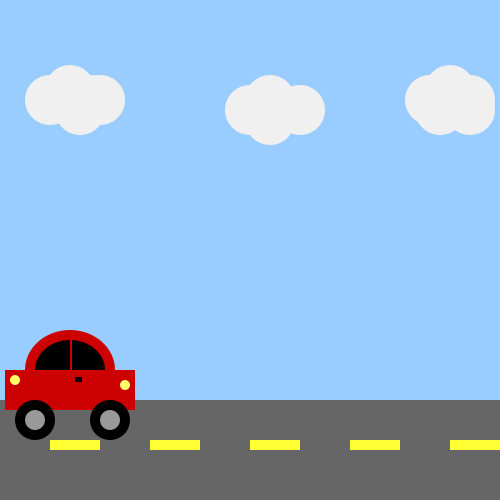
Frame 1 (no input)
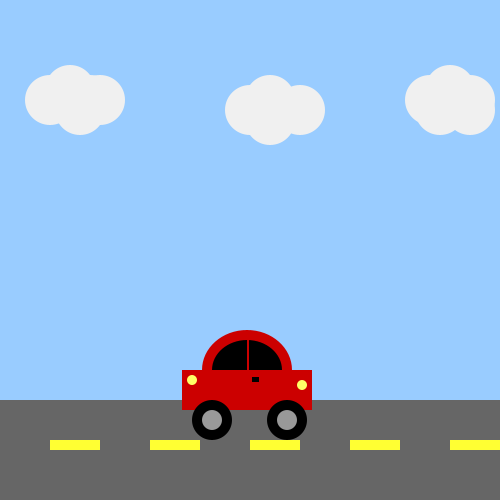
Frame 60 (the mouse pressed at the canvas centre just before this capture)
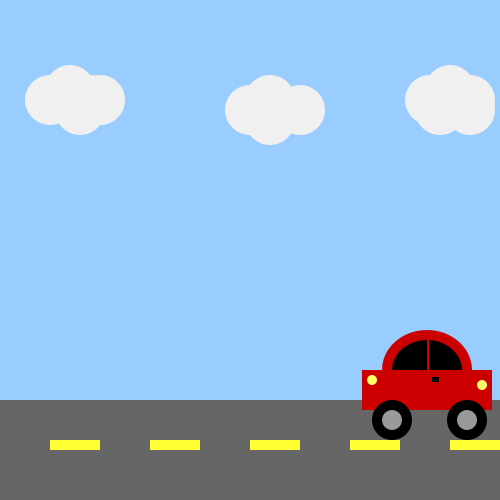
Frame 120 (the mouse held since frame 60 and released just before this capture)

The Processing sketch that drew these frames (run headless with seeded random() and noise(); from frame 60 on, the mouse is pressed at the canvas centre):

// Processing sketch: processing_133525
// ── processing_133525.pde

void setup(){
size (500, 500);
smooth();
}
 
int x=5;
int y=5;
int z=5;
int w=5;
int a=5;
int b=5;
int c=5;
int d=5;
int e=5;
int f=5;
int g=5;
int speed1=3;
int speed2=3;
int speed3=3;
int speed4=3;
int speed5=3;
int speed6=3;
int speed7=3;
int speed8=3;
int speed9=3;
int speed10=3;
int speed11=3;
void draw(){
background (153, 204,255);
 
noStroke();
fill( 102,102,102);
rect(0,400, 500, 100);
 
fill(255, 255, 51);
rect(50,440, 50, 10);
rect(150, 440, 50, 10);
rect (250, 440, 50, 10);
rect (350, 440, 50, 10);
rect(450, 440, 50, 10);
 
fill (240,240, 240);
ellipse (50,100, 50, 50);
ellipse (70,90, 50, 50);
ellipse (80,110, 50, 50);
ellipse (90,100, 50, 50);
ellipse (100,100, 50, 50);
ellipse (250,110, 50, 50);
ellipse (270,120, 50, 50);
ellipse (270,100, 50, 50);
ellipse (300,110, 50, 50);
ellipse (470,100, 50, 50);
ellipse (450,90, 50, 50);
ellipse (470,110, 50, 50);
ellipse (440,110, 50, 50);
ellipse (430,100, 50, 50);
 
 
//animation;
fill(204,0,0);
frameRate(30);
ellipse(y+65, 370,90, 80);
y=y+speed1;
if((y<5)||(y>=600)){
speed1=speed1*-1;
}
//window
fill(0);
ellipse(e+65, 370,70, 60);
e=e+speed9;
if((e<5)||(e>=600)){
speed9=speed9*-1;
}
 //doorline
fill(204,0,0);
rect(f+65,340, 2, 50);
f=f+speed10;
if((f<5)||(f>=600)){
speed10=speed10*-1;
}
 //body
fill(204,0,0);
rect(x,370, 130, 40);
x=x+speed2;
if((x<5)||(x>=600)){
speed2=speed2*-1;
}
 //wheel2
fill(0);
ellipse(w+105, 420,40, 40);
w=w+speed3;
if((w<5)||(w>=600)){
speed3=speed3*-1;
}
 //wheel1
fill(0);
ellipse(z+30, 420,40, 40);
z=z+speed4;
if((z<5)||(z>=600)){
speed4=speed4*-1;
}
 //light1
fill(255, 255, 102);
ellipse(a+10, 380,10, 10);
a=a+speed5;
if((a<5)||(a>=600)){
speed5=speed5*-1;
}
 //rim1
fill(153, 153, 153);
ellipse(b+105, 420,20, 20);
b=b+speed6;
if((b<5)||(b>=600)){
speed6=speed6*-1;
}
 //rim2
fill(153, 153, 153);
ellipse(c+30, 420,20, 20);
c=c+speed7;
if((c<5)||(c>=600)){
speed7=speed7*-1;
}
 //light2
fill(255, 255, 102);
ellipse(d+120, 385,10, 10);
d=d+speed8;
if((d<5)||(d>=600)){
speed8=speed8*-1;
}
 //doorhandle
fill(0);
rect(g+70,377, 7, 5);
g=g+speed11;
if((g<5)||(g>=600)){
speed11=speed11*-1;
}
}
